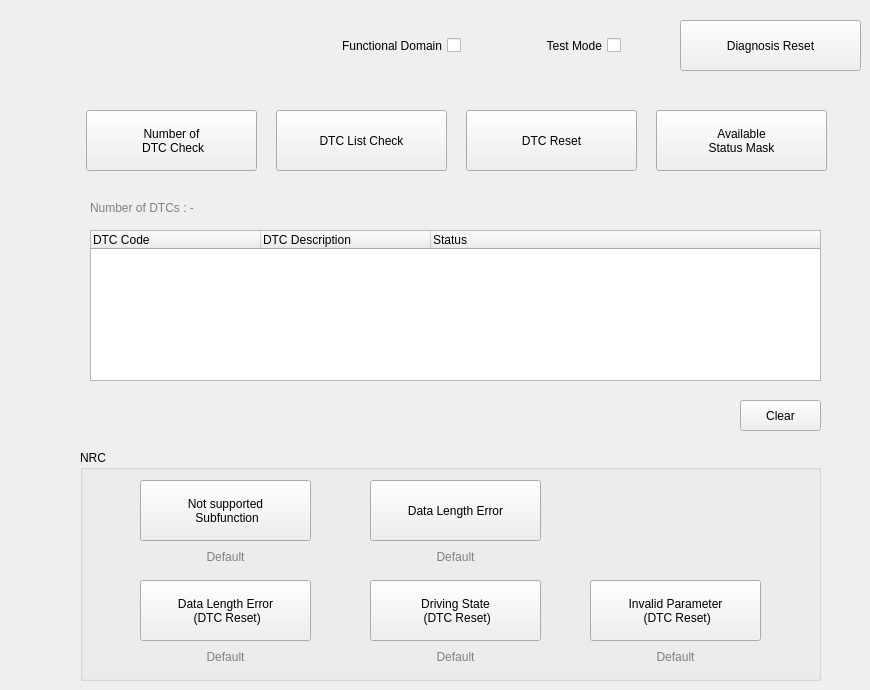
    <widget class="QWidget" name="diagnosis_dtc_check">
     <attribute name="title">
      <string>DTC Check</string>
     </attribute>
     <widget class="QPushButton" name="btn_diag_dtc_console_clear">
      <property name="geometry">
       <rect>
        <x>740</x>
        <y>400</y>
        <width>81</width>
        <height>31</height>
       </rect>
      </property>
      <property name="text">
       <string>Clear</string>
      </property>
     </widget>
     <widget class="QGroupBox" name="mem_fault_nrc_box">
      <property name="geometry">
       <rect>
        <x>80</x>
        <y>450</y>
        <width>741</width>
        <height>231</height>
       </rect>
      </property>
      <property name="title">
       <string>NRC</string>
      </property>
      <widget class="QPushButton" name="btn_mem_fault_nrc_12">
       <property name="geometry">
        <rect>
         <x>60</x>
         <y>30</y>
         <width>171</width>
         <height>61</height>
        </rect>
       </property>
       <property name="text">
        <string>Not supported 
 Subfunction</string>
       </property>
      </widget>
      <widget class="QLabel" name="label_mem_fault_nrc_12">
       <property name="geometry">
        <rect>
         <x>60</x>
         <y>100</y>
         <width>171</width>
         <height>20</height>
        </rect>
       </property>
       <property name="styleSheet">
        <string notr="true">color: gray</string>
       </property>
       <property name="text">
        <string>Default</string>
       </property>
       <property name="alignment">
        <set>Qt::AlignHCenter|Qt::AlignTop</set>
       </property>
      </widget>
      <widget class="QPushButton" name="btn_mem_fault_nrc_13">
       <property name="geometry">
        <rect>
         <x>290</x>
         <y>30</y>
         <width>171</width>
         <height>61</height>
        </rect>
       </property>
       <property name="text">
        <string>Data Length Error</string>
       </property>
      </widget>
      <widget class="QLabel" name="label_mem_fault_nrc_13">
       <property name="geometry">
        <rect>
         <x>290</x>
         <y>100</y>
         <width>171</width>
         <height>20</height>
        </rect>
       </property>
       <property name="styleSheet">
        <string notr="true">color: gray</string>
       </property>
       <property name="text">
        <string>Default</string>
       </property>
       <property name="alignment">
        <set>Qt::AlignHCenter|Qt::AlignTop</set>
       </property>
      </widget>
      <widget class="QPushButton" name="btn_mem_fault_nrc_13_reset">
       <property name="geometry">
        <rect>
         <x>60</x>
         <y>130</y>
         <width>171</width>
         <height>61</height>
        </rect>
       </property>
       <property name="text">
        <string>Data Length Error
 (DTC Reset)</string>
       </property>
      </widget>
      <widget class="QLabel" name="label_mem_fault_nrc_13_reset">
       <property name="geometry">
        <rect>
         <x>60</x>
         <y>200</y>
         <width>171</width>
         <height>20</height>
        </rect>
       </property>
       <property name="styleSheet">
        <string notr="true">color: gray</string>
       </property>
       <property name="text">
        <string>Default</string>
       </property>
       <property name="alignment">
        <set>Qt::AlignHCenter|Qt::AlignTop</set>
       </property>
      </widget>
      <widget class="QPushButton" name="btn_mem_fault_nrc_22_reset">
       <property name="geometry">
        <rect>
         <x>290</x>
         <y>130</y>
         <width>171</width>
         <height>61</height>
        </rect>
       </property>
       <property name="text">
        <string>Driving State 
 (DTC Reset)</string>
       </property>
      </widget>
      <widget class="QLabel" name="label_mem_fault_nrc_22_reset">
       <property name="geometry">
        <rect>
         <x>290</x>
         <y>200</y>
         <width>171</width>
         <height>20</height>
        </rect>
       </property>
       <property name="styleSheet">
        <string notr="true">color: gray</string>
       </property>
       <property name="text">
        <string>Default</string>
       </property>
       <property name="alignment">
        <set>Qt::AlignHCenter|Qt::AlignTop</set>
       </property>
      </widget>
      <widget class="QLabel" name="label_mem_fault_nrc_31_reset">
       <property name="geometry">
        <rect>
         <x>510</x>
         <y>200</y>
         <width>171</width>
         <height>20</height>
        </rect>
       </property>
       <property name="styleSheet">
        <string notr="true">color: gray</string>
       </property>
       <property name="text">
        <string>Default</string>
       </property>
       <property name="alignment">
        <set>Qt::AlignHCenter|Qt::AlignTop</set>
       </property>
      </widget>
      <widget class="QPushButton" name="btn_mem_fault_nrc_31_reset">
       <property name="geometry">
        <rect>
         <x>510</x>
         <y>130</y>
         <width>171</width>
         <height>61</height>
        </rect>
       </property>
       <property name="text">
        <string>Invalid Parameter 
 (DTC Reset)</string>
       </property>
      </widget>
     </widget>
     <widget class="QPushButton" name="btn_diag_reset_mem_fault">
      <property name="geometry">
       <rect>
        <x>680</x>
        <y>20</y>
        <width>181</width>
        <height>51</height>
       </rect>
      </property>
      <property name="text">
       <string>Diagnosis Reset</string>
      </property>
     </widget>
     <widget class="QCheckBox" name="chkbox_diag_test_mode_mem_fault">
      <property name="geometry">
       <rect>
        <x>480</x>
        <y>30</y>
        <width>141</width>
        <height>31</height>
       </rect>
      </property>
      <property name="layoutDirection">
       <enum>Qt::RightToLeft</enum>
      </property>
      <property name="text">
       <string>Test Mode</string>
      </property>
     </widget>
     <widget class="QPushButton" name="btn_mem_fault_reset">
      <property name="geometry">
       <rect>
        <x>466</x>
        <y>110</y>
        <width>171</width>
        <height>61</height>
       </rect>
      </property>
      <property name="text">
       <string>DTC Reset</string>
      </property>
     </widget>
     <widget class="QPushButton" name="btn_mem_fault_list_check">
      <property name="geometry">
       <rect>
        <x>276</x>
        <y>110</y>
        <width>171</width>
        <height>61</height>
       </rect>
      </property>
      <property name="text">
       <string>DTC List Check</string>
      </property>
     </widget>
     <widget class="QPushButton" name="btn_mem_fault_num_check">
      <property name="geometry">
       <rect>
        <x>86</x>
        <y>110</y>
        <width>171</width>
        <height>61</height>
       </rect>
      </property>
      <property name="text">
       <string>Number of 
 DTC Check</string>
      </property>
     </widget>
     <widget class="QCheckBox" name="chkbox_diag_functional_domain_mem_fault">
      <property name="geometry">
       <rect>
        <x>280</x>
        <y>30</y>
        <width>181</width>
        <height>31</height>
       </rect>
      </property>
      <property name="layoutDirection">
       <enum>Qt::RightToLeft</enum>
      </property>
      <property name="text">
       <string>Functional Domain</string>
      </property>
     </widget>
     <widget class="QPushButton" name="btn_mem_fault_avail_sts_mask">
      <property name="geometry">
       <rect>
        <x>656</x>
        <y>110</y>
        <width>171</width>
        <height>61</height>
       </rect>
      </property>
      <property name="text">
       <string>Available
Status Mask</string>
      </property>
     </widget>
     <widget class="QTreeWidget" name="treeWidget_dtc">
      <property name="geometry">
       <rect>
        <x>90</x>
        <y>230</y>
        <width>731</width>
        <height>151</height>
       </rect>
      </property>
      <property name="verticalScrollBarPolicy">
       <enum>Qt::ScrollBarAsNeeded</enum>
      </property>
      <property name="autoScroll">
       <bool>true</bool>
      </property>
      <property name="sortingEnabled">
       <bool>true</bool>
      </property>
      <property name="columnCount">
       <number>3</number>
      </property>
      <attribute name="headerDefaultSectionSize">
       <number>170</number>
      </attribute>
      <attribute name="headerShowSortIndicator" stdset="0">
       <bool>false</bool>
      </attribute>
      <column>
       <property name="text">
        <string>DTC Code</string>
       </property>
      </column>
      <column>
       <property name="text">
        <string>DTC Description</string>
       </property>
      </column>
      <column>
       <property name="text">
        <string>Status</string>
       </property>
      </column>
     </widget>
     <widget class="QLabel" name="label_mem_fault_dtc_num">
      <property name="geometry">
       <rect>
        <x>90</x>
        <y>200</y>
        <width>201</width>
        <height>16</height>
       </rect>
      </property>
      <property name="styleSheet">
       <string notr="true">color: gray</string>
      </property>
      <property name="text">
       <string>Number of DTCs : -</string>
      </property>
     </widget>
    </widget>
